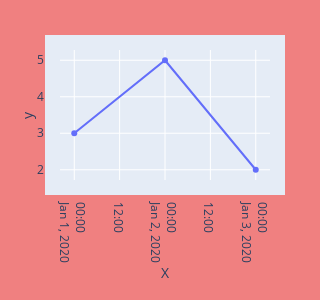

Source (notebook cell):
### Markdown cell above
### 4.2.2 グラフサイズと余白

### Code cell
fig = go.Figure(
    go.Scatter(x=["2020-01-01", "2020-01-02", "2020-01-03"], y=[3, 5, 2])
)
fig.update_layout(
    autosize=False,
    width=300,
    height=300,
    # ❶ bを50に設定しているが、xaxis.automarginが優先される
    margin={"l": 50, "r": 50, "b": 50, "t": 50, "pad": 15},
    paper_bgcolor="lightcoral",
    xaxis={"title": {"text": "X"}}, #, "automargin": False
    yaxis={"title": {"text": "y"}},
)
fig.show()

### Figure 1 — Plotly figure (JSON) as saved in the notebook; plotly's stock layout.template omitted (floating-point values rounded to 4 significant figures)
{"data": [{"type": "scatter", "x": ["2020-01-01", "2020-01-02", "2020-01-03"], "y": [3, 5, 2]}], "layout": {"autosize": false, "height": 300, "margin": {"b": 50, "l": 50, "pad": 15, "r": 50, "t": 50}, "paper_bgcolor": "lightcoral", "width": 300, "xaxis": {"title": {"text": "X"}}, "yaxis": {"title": {"text": "y"}}}}
